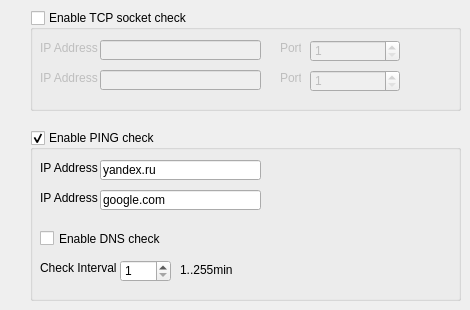
    <widget class="QWidget" name="tab_2">
     <attribute name="title">
      <string>PING</string>
     </attribute>
     <widget class="QGroupBox" name="ESCH">
      <property name="geometry">
       <rect>
        <x>30</x>
        <y>10</y>
        <width>431</width>
        <height>101</height>
       </rect>
      </property>
      <property name="title">
       <string>Enable TCP socket check</string>
      </property>
      <property name="checkable">
       <bool>true</bool>
      </property>
      <property name="checked">
       <bool>false</bool>
      </property>
      <widget class="QLabel" name="label_50">
       <property name="geometry">
        <rect>
         <x>10</x>
         <y>60</y>
         <width>61</width>
         <height>16</height>
        </rect>
       </property>
       <property name="text">
        <string>IP Address</string>
       </property>
      </widget>
      <widget class="QLineEdit" name="SCH2_IP">
       <property name="geometry">
        <rect>
         <x>70</x>
         <y>60</y>
         <width>161</width>
         <height>20</height>
        </rect>
       </property>
       <property name="maxLength">
        <number>25</number>
       </property>
      </widget>
      <widget class="QLabel" name="label_47">
       <property name="geometry">
        <rect>
         <x>10</x>
         <y>30</y>
         <width>61</width>
         <height>16</height>
        </rect>
       </property>
       <property name="text">
        <string>IP Address</string>
       </property>
      </widget>
      <widget class="QLabel" name="label_48">
       <property name="geometry">
        <rect>
         <x>250</x>
         <y>30</y>
         <width>21</width>
         <height>16</height>
        </rect>
       </property>
       <property name="text">
        <string>Port</string>
       </property>
      </widget>
      <widget class="QLineEdit" name="SCH1_IP">
       <property name="geometry">
        <rect>
         <x>70</x>
         <y>30</y>
         <width>161</width>
         <height>20</height>
        </rect>
       </property>
       <property name="maxLength">
        <number>25</number>
       </property>
      </widget>
      <widget class="QLabel" name="label_49">
       <property name="geometry">
        <rect>
         <x>250</x>
         <y>60</y>
         <width>21</width>
         <height>16</height>
        </rect>
       </property>
       <property name="text">
        <string>Port</string>
       </property>
      </widget>
      <widget class="QSpinBox" name="SCH1_PORT">
       <property name="geometry">
        <rect>
         <x>280</x>
         <y>30</y>
         <width>90</width>
         <height>22</height>
        </rect>
       </property>
       <property name="minimum">
        <number>1</number>
       </property>
       <property name="maximum">
        <number>65535</number>
       </property>
      </widget>
      <widget class="QSpinBox" name="SCH2_PORT">
       <property name="geometry">
        <rect>
         <x>280</x>
         <y>60</y>
         <width>90</width>
         <height>22</height>
        </rect>
       </property>
       <property name="minimum">
        <number>1</number>
       </property>
       <property name="maximum">
        <number>65535</number>
       </property>
      </widget>
     </widget>
     <widget class="QGroupBox" name="EPNG1">
      <property name="geometry">
       <rect>
        <x>30</x>
        <y>130</y>
        <width>431</width>
        <height>171</height>
       </rect>
      </property>
      <property name="title">
       <string>Enable PING check</string>
      </property>
      <property name="checkable">
       <bool>true</bool>
      </property>
      <property name="checked">
       <bool>true</bool>
      </property>
      <widget class="QLabel" name="label_54">
       <property name="geometry">
        <rect>
         <x>150</x>
         <y>130</y>
         <width>61</width>
         <height>20</height>
        </rect>
       </property>
       <property name="text">
        <string>1..255min</string>
       </property>
      </widget>
      <widget class="QLabel" name="lblIPP2">
       <property name="geometry">
        <rect>
         <x>10</x>
         <y>60</y>
         <width>61</width>
         <height>16</height>
        </rect>
       </property>
       <property name="text">
        <string>IP Address</string>
       </property>
      </widget>
      <widget class="QCheckBox" name="EDNS">
       <property name="geometry">
        <rect>
         <x>10</x>
         <y>100</y>
         <width>151</width>
         <height>17</height>
        </rect>
       </property>
       <property name="text">
        <string>Enable DNS check</string>
       </property>
      </widget>
      <widget class="QLabel" name="lblIPP1">
       <property name="geometry">
        <rect>
         <x>10</x>
         <y>30</y>
         <width>61</width>
         <height>16</height>
        </rect>
       </property>
       <property name="text">
        <string>IP Address</string>
       </property>
      </widget>
      <widget class="QLineEdit" name="IPP2">
       <property name="geometry">
        <rect>
         <x>70</x>
         <y>60</y>
         <width>161</width>
         <height>20</height>
        </rect>
       </property>
       <property name="text">
        <string>google.com</string>
       </property>
       <property name="maxLength">
        <number>25</number>
       </property>
      </widget>
      <widget class="QLineEdit" name="IPP1">
       <property name="geometry">
        <rect>
         <x>70</x>
         <y>30</y>
         <width>161</width>
         <height>20</height>
        </rect>
       </property>
       <property name="text">
        <string>yandex.ru</string>
       </property>
       <property name="maxLength">
        <number>25</number>
       </property>
      </widget>
      <widget class="QLabel" name="label_53">
       <property name="geometry">
        <rect>
         <x>10</x>
         <y>130</y>
         <width>91</width>
         <height>16</height>
        </rect>
       </property>
       <property name="text">
        <string>Check Interval</string>
       </property>
      </widget>
      <widget class="QSpinBox" name="PPNG">
       <property name="geometry">
        <rect>
         <x>90</x>
         <y>130</y>
         <width>51</width>
         <height>22</height>
        </rect>
       </property>
       <property name="minimum">
        <number>1</number>
       </property>
       <property name="maximum">
        <number>65535</number>
       </property>
      </widget>
     </widget>
    </widget>
